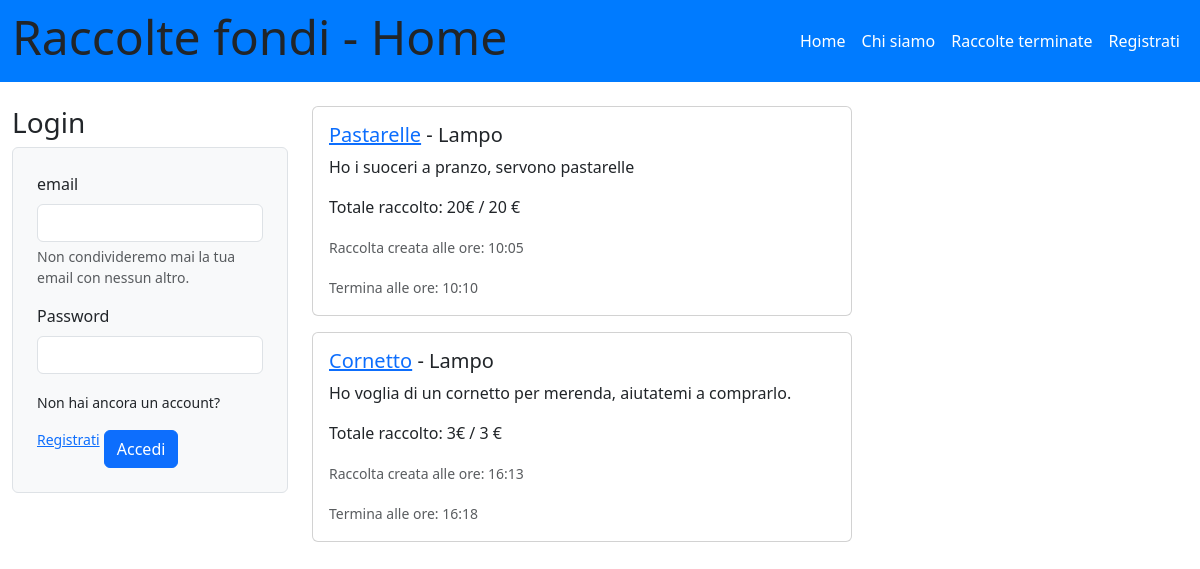
The page / on the database its author committed.
### tables this page shows
CREATE TABLE "raccolte" (
	"id_raccolta"	INTEGER NOT NULL UNIQUE,
	"nome_raccolta"	TEXT NOT NULL,
	"descrizione"	TEXT,
	"immagine"	TEXT,
	"data_creazione"	TEXT,
	"data_termine"	TEXT,
	"cifra_attuale"	NUMERIC,
	"cifra_da_raggiungere"	NUMERIC,
	"tipo_raccolta"	TEXT,
	"organizzatore_raccolta"	INTEGER,
	"importo_minimo"	NUMERIC,
	"status"	TEXT,
	FOREIGN KEY("organizzatore_raccolta") REFERENCES "utenti"("id_utente"),
	PRIMARY KEY("id_raccolta" AUTOINCREMENT)
);

### app.py (the view)
@app.route('/')
def home():
    now = datetime.now()  # Get the current date and time
    current_date = now.date()  # Get the current date
    current_hour = now.hour  # Get the current hour
    current_minute = now.minute  # Get the current minute
    data_oggi = now.strftime("%Y-%m-%d %H:%M")
    raccolte_db = raccolte_dao.get_raccolte()
    return render_template('home.html', raccolte=raccolte_db, oggi=data_oggi)

### app.py (called while the page is built)
@app.before_request
def update_raccolte_and_portafoglio():
    app.logger.info('Inizio update_status_e_portafoglio')
    try:
        raccolte_dao.update_status_e_portafoglio()
        app.logger.info('Fine update_status_e_portafoglio')
    except Exception as e:
        print('Error during update:', str(e))

### templates/home.html (shortened to what this page needs)
{% extends "base.html" %}
{% block home_active %}active{% endblock %}
{% block page_name%}Home{%endblock%}
{% block content %}
<aside id="myaside" class="col-lg-3 col-md-12">
    {% if not current_user.is_authenticated %}
    <section>
      <h3>Login</h3>
      <div class="bg-light p-4 border rounded mb-3">
        <form action="/login" method="POST">
          <div class="mb-3">
            <label for="nicknameInput" class="form-label">email</label>
            <input type="text" class="form-control" id="emailInput" aria-describedby="nicknameHelp" name="email">
            <div id="emailHelp" class="form-text">Non condivideremo mai la tua email con nessun altro.</div>
          </div>
          <div class="mb-3">
            <label for="passwordInput" class="form-label">Password</label>
            <input type="password" class="form-control" id="passwordInput" name="password">
          </div>
          <small>Non hai ancora un account? <a href="/iscriviti">Registrati</a></small>
          <button type="submit" class="btn btn-primary mt-3">Accedi</button>
        </form>
      </div>
    </section>
    {% endif %}
  </aside>
  <main class="col-lg-9 col-md-12">
    {% for raccolta in raccolte %}
    {% if raccolta.status == 'attiva' %}
    <div class="card mb-3" style="max-width: 540px;">
      <div class="row g-0">
        <div class="col-12">
          <div class="card-body">
            <h5 class="card-title">
                 <a href="{{url_for('singola_raccolta', id=raccolta.id_raccolta)}}">{{raccolta.nome_raccolta | e}}</a>
              - {% if raccolta.tipo_raccolta == 'lampo' %} Lampo
              {%else%} Normale
              {%endif%}
            </h5>
            <p class="card-text">{{raccolta.descrizione}}</p>
            <p class="card-text">Totale raccolto: {{raccolta.cifra_attuale}}€ / {{raccolta.cifra_da_raggiungere}} €</p>
            {% if raccolta.tipo_raccolta == 'lampo' %}
            <p class="card-text"><small class="text-body-secondary">Raccolta creata alle ore: {{raccolta.data_creazione.split(' ')[1]}}</small></p>
            <p class="card-text"><small class="text-body-secondary">Termina alle ore: {{raccolta.data_termine.split(' ')[1]}}</small></p>
            {% else %}
            <p class="card-text"><small class="text-body-secondary">Raccolta creata il: {{raccolta.data_creazione}}</small></p>
            <p class="card-text"><small class="text-body-secondary">Termina il: {{raccolta.data_termine}}</small></p>
            {% endif %}
          </div>
        </div>
      </div>
    </div>
    {% endif %}
    {% endfor %}
  </main>
{% endblock %}

### templates/base.html (shortened to what this page needs)
<!doctype html>
<html lang="en">
<head>
  <link href="https://cdn.jsdelivr.net/npm/bootstrap@5.3.2/dist/css/bootstrap.min.css" rel="stylesheet"
>
  <link rel="stylesheet" href="https://cdn.jsdelivr.net/npm/bootstrap-icons@1.11.2/font/bootstrap-icons.min.css">
  <link rel="stylesheet" href="{{ url_for('static', filename='style.css') }}">
</head>
<body>
  <header id="myheader">
    <nav class="navbar navbar-dark navbar-expand-lg mynavbar">
      <div class="container-fluid">
        <h1 class="display-5">Raccolte fondi - {% block page_name %}{% endblock %}</h1>
        <div class="collapse navbar-collapse" id="navbarSupportedContent">
          <ul class="navbar-nav ms-auto">
            <li class="nav-item">
              <a class="nav-link {%block home_active%}{% endblock %}" aria-current="page" href="/">Home</a>
            </li>
            <li class="nav-item">
              <a class="nav-link {%block about_active%}{% endblock %}" href="{{ url_for('about') }}">Chi siamo</a>
            </li>
            <li class="nav-item">
                <a class="nav-link {%block raccolte_terminate_active%}{% endblock %}" href="{{ url_for('raccolte_terminate') }}">Raccolte terminate</a>
              </li>
            {% if current_user.is_authenticated %}
            <li class="nav-item dropdown dropstart">
              <a class="nav-link dropdown-toggle" href="#" role="button" data-bs-toggle="dropdown"
                aria-expanded="false">
                @{{current_user.nome}} {{current_user.cognome}}
              </a>
              <ul class="dropdown-menu dropdown-menu-dark">
                <li><a class="dropdown-item" href="{{ url_for('le_mie_raccolte') }}">Le mie raccolte</a></li>
                <li><a class="dropdown-item" href="{{ url_for('logout') }}">Esci</a></li>
              </ul>
            </li>
            {% else %}
            <li class="nav-item">
              <a class="nav-link {%block signup_active%}{% endblock %}" aria-current="page"
                href="{{ url_for('iscriviti') }}">Registrati</a>
            </li>
            {% endif %}
          </ul>
        </div>
      </div>
    </nav>
  </header>
  <div class="container-fluid mt-4">
    <div class="row">
      {%block content %}{% endblock %}
    </div>
  </div>
</body>
</html>

### static/style.css (style rules this page uses)
.mynavbar { background-color: #007bff; }
.navbar-dark .navbar-nav .nav-link { color: white; }

### rows shown on the page
raccolte: nome_raccolta "Pastarelle", tipo_raccolta "Lampo", descrizione "Ho i suoceri a pranzo, servono pastarelle", cifra_attuale "20", cifra_da_raggiungere "20", data_creazione "10:05", data_termine "10:10"
raccolte: nome_raccolta "Cornetto", tipo_raccolta "Lampo", descrizione "Ho voglia di un cornetto per merenda, aiutatemi a comprarlo.", cifra_attuale "3", cifra_da_raggiungere "3", data_creazione "16:13", data_termine "16:18"
